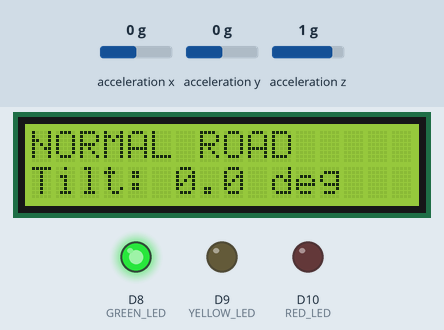
The sketch below on a simulated Arduino Uno R4 WiFi. Parts: 16×2 character LCD, output pins drawn as LEDs (lit = HIGH). Wiring (inferred from the names in the program): MPU-6050 motion sensor at I2C address 0x68. The test bench sets the inputs (shaded band); at power-on: acceleration x 0 g, acceleration y 0 g, acceleration z 1 g. WiFi joins after 1.5 s; servers stay silent unless stated; what the sketch prints to the serial monitor is not drawn.

Above: at 4.9 s.
5.0 s: acceleration x set to -0.5 g
At 7.95 s:
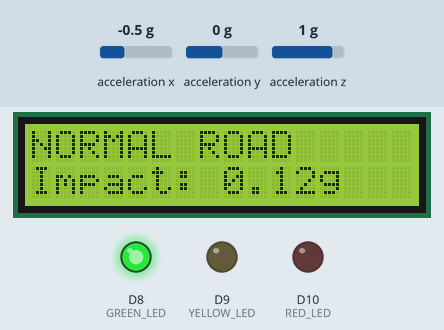
8.0 s: acceleration x set to -0.8 g
At 8.9 s:
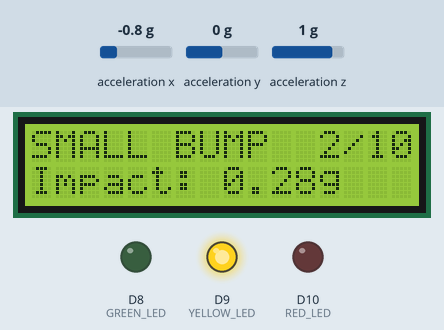
11.0 s: acceleration y set to -0.8 g
At 13.2 s:
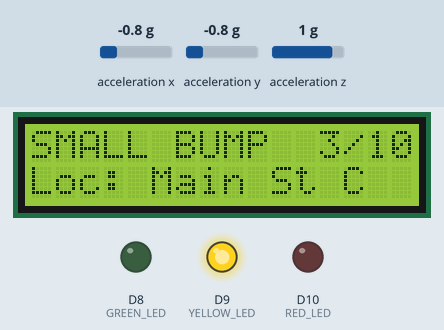
14.0 s: acceleration y set to -1.1 g
At 15.6 s:
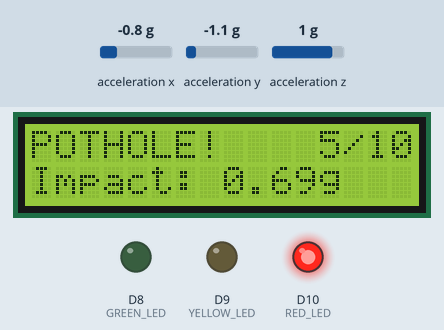
17.0 s: acceleration z set to 0.7 g
At 17.14 s:
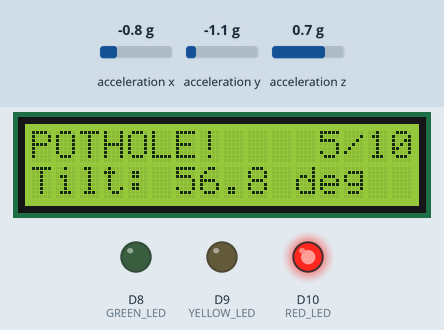
20.0 s: acceleration y set to 0 g
At 23.93 s:
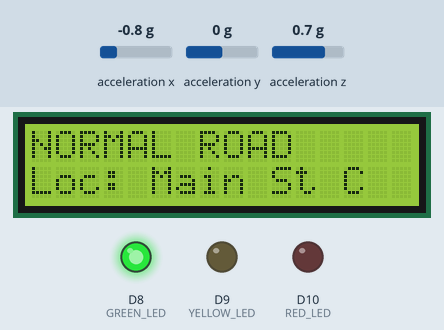
Timing chart, 0 to 24.0 s (numbered marks = the images above; inputs shaded):
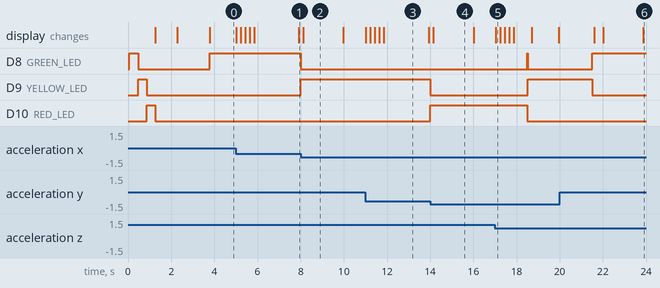

The sketch:

RoadRelayWiFi.ino
```cpp
// RoadRelay Wi-Fi transport, derived from originweekend_sep25.ino.
// Signal classifications are review cues, not confirmed potholes. GPS is simulated in the dashboard.
#include <Wire.h>
#include <math.h>
#include <LiquidCrystal.h>
#include <WiFiS3.h>
#include "arduino_secrets.h"
LiquidCrystal lcd(12, 11, 5, 4, 3, 2);
const byte MPU_ADDRESS = 0x68;
const int GREEN_LED = 8;
const int YELLOW_LED = 9;
const int RED_LED = 10;
const float SMALL_THRESHOLD = 0.20;
const float BIG_THRESHOLD = 0.60;
const float SEVERITY_MAX_G = 1.5;
const unsigned long HOLD_MS = 1500;
const unsigned long PAGE_MS = 2000;
const char* DEMO_LOCATION = "Main St C";
int level = 0;
float peak = 0;
float tiltFiltered = 0;
unsigned long eventTime = 0;
unsigned long lastLcdUpdate = 0;
unsigned long lastPageSwitch = 0;
int page = 0;
void writeMPU(byte reg, byte value) {
  Wire.beginTransmission(MPU_ADDRESS);
  Wire.write(reg);
  Wire.write(value);
  Wire.endTransmission();
}
int16_t readTwoBytes() {
  uint16_t high = Wire.read();
  uint16_t low = Wire.read();
  return (int16_t)((high << 8) | low);
}
void setLeds(int g, int y, int r) {
  digitalWrite(GREEN_LED, g);
  digitalWrite(YELLOW_LED, y);
  digitalWrite(RED_LED, r);
}
void printLine(int row, String text) {
  while (text.length() < 16) text += " ";
  lcd.setCursor(0, row);
  lcd.print(text.substring(0, 16));
}
String leftRight(String left, String right) {
  while (left.length() + right.length() < 16) left += " ";
  return left + right;
}
int getSeverity(float value) {
  return constrain((int)(value / SEVERITY_MAX_G * 10 + 0.5), 1, 10);
}

// Transport only. The sensor thresholds, LED hold and LCD states below are unchanged.
// UDP is local and best-effort. Batch sequence numbers expose missing packets.
WiFiUDP telemetry;
IPAddress receiver;
const unsigned int RECEIVER_PORT = 4210;
struct Sample { unsigned long ms; float impact; int led; };
Sample packetSamples[12];
byte packetCount = 0;
unsigned long packetSequence = 0;
unsigned long bootId = 0;
unsigned long lastNetworkCheck = 0;
bool networkReady = false;

void startTelemetry() {
  bootId = micros() ^ (unsigned long)analogRead(A0);
  receiver.fromString(RECEIVER_IP);
  // Connect once at startup. To retry after changing networks, reset the board.
  // Avoid repeated blocking WiFi.begin calls while collecting impacts.
  if (strcmp(SECRET_SSID, "YOUR_2_4_GHZ_WIFI") != 0) {
    WiFi.begin(SECRET_SSID, SECRET_PASS);
    unsigned long start = millis();
    while (WiFi.status() != WL_CONNECTED && millis() - start < 8000) delay(100);
    networkReady = WiFi.status() == WL_CONNECTED;
    if (networkReady) telemetry.begin(4211);
  }
}

void sendTelemetry(float impact, int led) {
  packetSamples[packetCount++] = {millis(), impact, led};
  if (packetCount < 12) return;
  if (millis() - lastNetworkCheck > 2000) {
    bool wasReady = networkReady;
    networkReady = WiFi.status() == WL_CONNECTED;
    if (networkReady && !wasReady) telemetry.begin(4211);
    lastNetworkCheck = millis();
  }
  if (networkReady) {
    char payload[1200];
    int used = snprintf(payload, sizeof(payload),
      "{\"token\":\"%s\",\"device\":\"%s\",\"boot\":\"%lu\",\"seq\":%lu,\"samples\":[",
      RECEIVER_TOKEN, DEVICE_ID, bootId, packetSequence);
    if (used > 0 && used < (int)sizeof(payload)) {
      bool fits = true;
      for (byte i = 0; i < packetCount; i++) {
        int added = snprintf(payload + used, sizeof(payload) - used, "%s[%lu,%.4f,%d]",
          i ? "," : "", packetSamples[i].ms, packetSamples[i].impact, packetSamples[i].led);
        if (added < 0 || added >= (int)(sizeof(payload) - used)) { fits = false; break; }
        used += added;
      }
      if (fits && used + 3 < (int)sizeof(payload)) {
        payload[used++] = ']'; payload[used++] = '}'; payload[used] = 0;
        if (telemetry.beginPacket(receiver, RECEIVER_PORT)) {
          telemetry.write((const uint8_t*)payload, used);
          telemetry.endPacket();
        }
      }
    }
  }
  packetSequence++;
  packetCount = 0;
}

void setup() {
  Serial.begin(115200);
  Wire.begin();
  pinMode(GREEN_LED, OUTPUT);
  pinMode(YELLOW_LED, OUTPUT);
  pinMode(RED_LED, OUTPUT);
  lcd.begin(16, 2);
  printLine(0, "RoadRelay v1");
  printLine(1, "Self test...");
  setLeds(1, 0, 0); delay(400);
  setLeds(0, 1, 0); delay(400);
  setLeds(0, 0, 1); delay(400);
  setLeds(0, 0, 0);
  writeMPU(0x6B, 0x00);
  writeMPU(0x1C, 0x10);
  writeMPU(0x1A, 0x03);
  Wire.beginTransmission(MPU_ADDRESS);
  if (Wire.endTransmission() != 0) {
    printLine(0, "MPU6050 ERROR");
    printLine(1, "Check SDA/SCL");
    while (true) {
      setLeds(0, 0, 1); delay(300);
      setLeds(0, 0, 0); delay(300);
    }
  }
  printLine(0, "Sensor ready!");
  printLine(1, String("Loc: ") + DEMO_LOCATION);
  delay(1000);
  lcd.clear();
  startTelemetry();
}
void loop() {
  Wire.beginTransmission(MPU_ADDRESS);
  Wire.write(0x3B);
  if (Wire.endTransmission(false) != 0) return;
  Wire.requestFrom(MPU_ADDRESS, (byte)6, (byte)true);
  if (Wire.available() < 6) return;
  float ax = readTwoBytes() / 4096.0;
  float ay = readTwoBytes() / 4096.0;
  float az = readTwoBytes() / 4096.0;
  float total = sqrt(ax * ax + ay * ay + az * az);
  float impact = fabs(total - 1.0);
  float tilt = atan2(sqrt(ax * ax + ay * ay), fabs(az)) * 180.0 / PI;
  tiltFiltered = 0.9 * tiltFiltered + 0.1 * tilt;
  int current = 0;
  if (impact > BIG_THRESHOLD) current = 2;
  else if (impact > SMALL_THRESHOLD) current = 1;
  if (current > 0 && current >= level) {
    level = current;
    eventTime = millis();
  }
  if (level > 0 && impact > peak) peak = impact;
  if (level > 0 && millis() - eventTime > HOLD_MS) {
    level = 0;
    peak = 0;
  }
  setLeds(level == 0, level == 1, level == 2);
  if (millis() - lastPageSwitch > PAGE_MS) {
    lastPageSwitch = millis();
    page = (page + 1) % 3;
  }
  if (millis() - lastLcdUpdate > 200) {
    lastLcdUpdate = millis();
    String sev = String(getSeverity(peak)) + "/10";
    if (level == 0)      printLine(0, "NORMAL ROAD");
    else if (level == 1) printLine(0, leftRight("SMALL BUMP", sev));
    else                 printLine(0, leftRight("POTHOLE!", sev));
    float shownImpact = (level > 0) ? peak : impact;
    if (page == 0)      printLine(1, "Impact: " + String(shownImpact, 2) + "g");
    else if (page == 1) printLine(1, "Tilt: " + String(tiltFiltered, 1) + " deg");
    else                printLine(1, String("Loc: ") + DEMO_LOCATION);
  }
  Serial.print("Impact:");
  Serial.print(impact, 3);
  Serial.print("\tSmall:");
  Serial.print(SMALL_THRESHOLD);
  Serial.print("\tBig:");
  Serial.println(BIG_THRESHOLD);
  sendTelemetry(impact, level);
  delay(10);
}
```

arduino_secrets.example.h
```cpp
#pragma once
// Copy to arduino_secrets.h locally. Never commit the filled-in file.
#define SECRET_SSID "YOUR_WIFI_NAME"
#define SECRET_PASS "YOUR_WIFI_PASSWORD"
#define RECEIVER_IP "YOUR_COMPUTER_LAN_IP"
#define RECEIVER_TOKEN "COPY_FROM_LOCAL_DASHBOARD"
#define DEVICE_ID "RR-01"
```

Measured:
- the behaviour switches between -0.6 and -0.7 g on acceleration x (found by bisection; images 1 and 2)
- the behaviour switches between -0.9 and -1 g on acceleration y (found by bisection; images 3 and 4)
- the behaviour switches between 0.9 and 0.8 g on acceleration z (found by bisection; images 4 and 5)
- after the input at 8.0 s, D8 (GREEN_LED): HIGH → LOW at once; D9 (YELLOW_LED): LOW → HIGH at once; the display: changes after 0.11 s (image 2)
- after the input at 14.0 s, D9 (YELLOW_LED): HIGH → LOW at once; D10 (RED_LED): LOW → HIGH at once; the display: changes after 0.14 s (image 4)
- after the input at 17.0 s, D8 (GREEN_LED): LOW → HIGH after 1.5 s, → LOW 0.01 s later; D9 (YELLOW_LED): LOW → HIGH after 1.5 s; D10 (RED_LED): HIGH → LOW after 1.5 s
- after the input at 20.0 s, D8 (GREEN_LED): LOW → HIGH after 1.5 s; D9 (YELLOW_LED): HIGH → LOW after 1.5 s; the display: first changes after 1.6 s (image 6 shows a later state)
